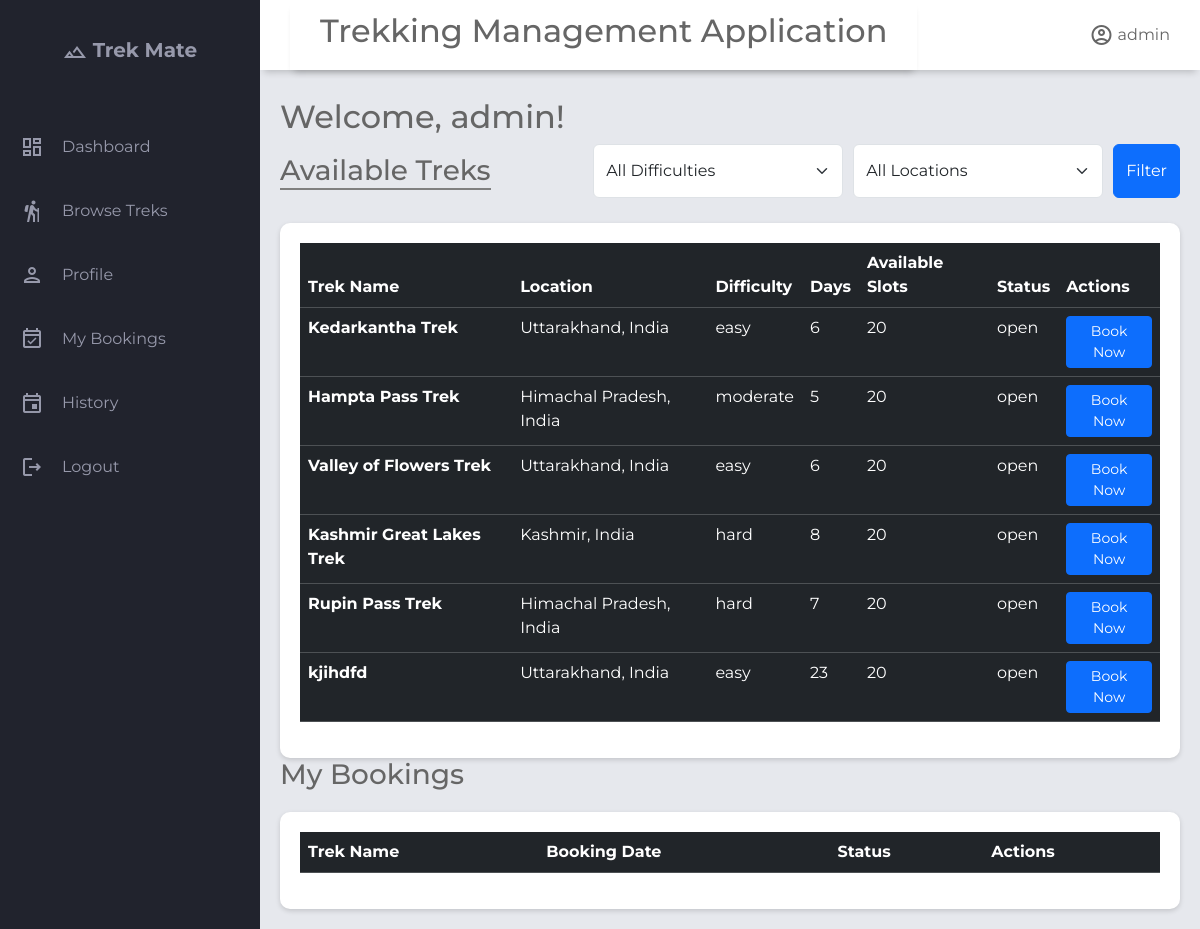
Before: /home/1/dashboard with the older database file.
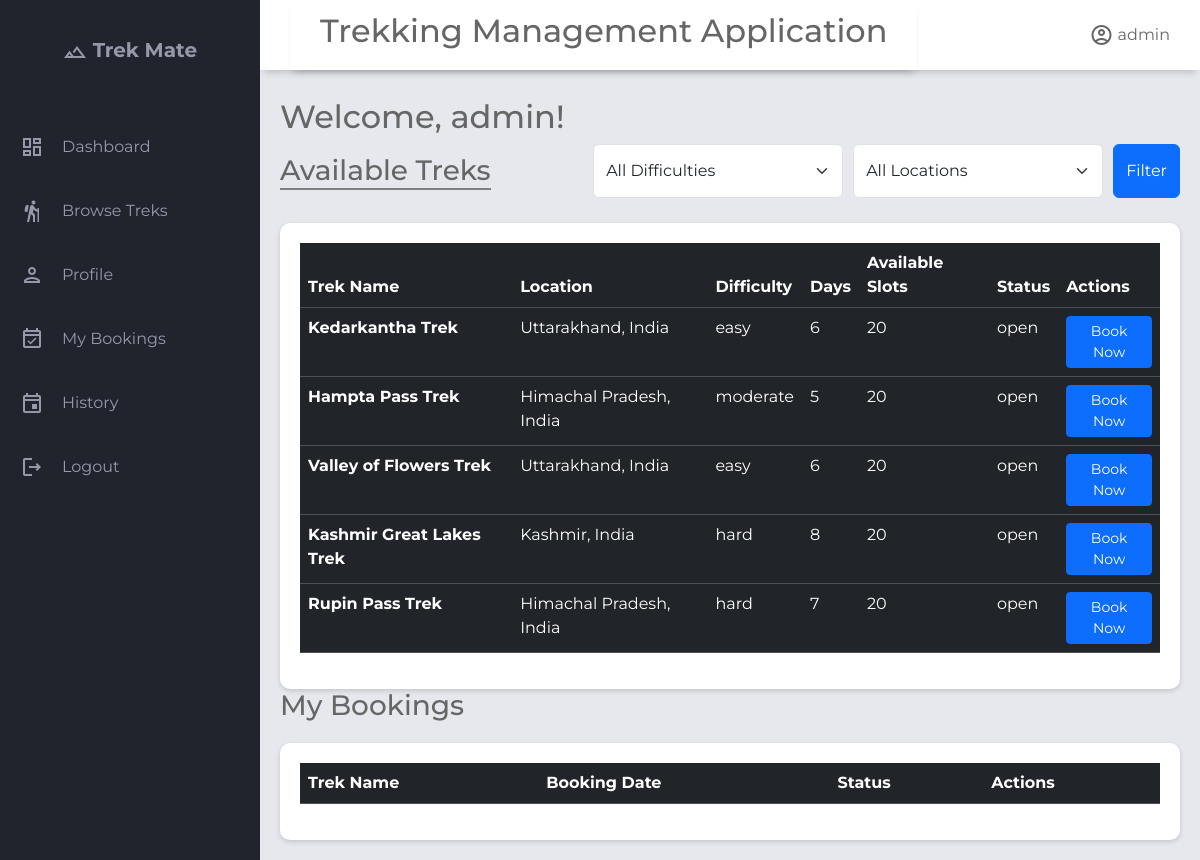
After: the same page with the newer database file.
### application/models.py (models this page shows)
class Trek(db.Model):
    __tablename__='trek'
    id              = db.Column(db.Integer, primary_key=True)
    name            = db.Column(db.String(), nullable=False)
    description     = db.Column(db.Text, nullable=True)
    location        = db.Column(db.String(), nullable=True)
    difficulty      = db.Column(db.String(), nullable=False, default='moderate')  # easy | moderate | hard
    duration_days   = db.Column(db.Integer, nullable=False)
    start_date      = db.Column(db.DateTime, nullable=True)
    end_date        = db.Column(db.DateTime, nullable=True)
    max_slots       = db.Column(db.Integer, nullable=False, default=20)
    available_slots = db.Column(db.Integer, nullable=False, default=20)
    price           = db.Column(db.Numeric, nullable=False, default=0.0)
    status          = db.Column(Enum('open','closed',name='trek_status'),nullable=False, default='pending')
    trek_progress   = db.Column(Enum('upcoming','started','completed',name="trek_progress"),default='upcoming')
    created_at      = db.Column(db.DateTime, default=db.func.now())
    updated_at      = db.Column(db.DateTime, onupdate=db.func.now())
    image           = db.Column(db.String(200))
    assigned_staffs=db.relationship('Staff_profile',secondary='trek_staff_assignment',lazy=True,back_populates='assigned_treks')#many to many relationship
    bookings=db.relationship('Booking',back_populates='trek',lazy=True,cascade="all, delete-orphan")#one to many relationship as one trek can have multiple bookings but not other side, as one booking can belong to a single trek

### application/controller.py (the view)
@app.route("/home/<int:user_id>/dashboard")
def user_dashboard(user_id):
    user=User.query.get_or_404(user_id)
    difficulty=request.args.get("difficulty")
    location=request.args.get("location")
    treks=Trek.query.filter(Trek.status=='open')
    if difficulty:
        treks=treks.filter(Trek.difficulty==difficulty)
    if location:
        treks = treks.filter(Trek.location==location)
    treks=treks.all()
    locations = (
            db.session.query(Trek.location)
            .distinct()
            .order_by(Trek.location)
            .all()
        )
    bookings=Booking.query.filter_by(user_id=user.id).all()
    return render_template("trekker_dash.html",treks=treks,user=user,bookings=bookings,selected_difficulty=difficulty,selected_location=location,locations=locations)

### templates/trekker_dash.html (shortened to what this page needs)
{% extends "trekker_base.html" %}
{% block header_title %}
<h2>Welcome, {{ user.username }}!</h2>
{% endblock %}
{% block content %}
<div class="filter-section">
    <h3 style="border-bottom: 2px solid grey; margin-top: 10px;">Available Treks</h3>
    <form method="GET" style="display: flex; gap: 10px;">
        <select name="difficulty" class="form-select">
            <option value="">All Difficulties</option>
        </select>
        <select name="location" class="form-select">
            <option value="">All Locations</option>
        </select>
        <button type="submit" class="btn btn-primary">
            Filter
        </button>
    </form>
</div>
<section class="table-section">
    <div class="table-content">
        <table class="table table-dark table-hover">
            <thead>
                <tr>
                    <th scope="col">Trek Name</th>
                    <th scope="col">Location</th>
                    <th scope="col">Difficulty</th>
                    <th scope="col">Days</th>
                    <th scope="col">Available Slots</th>
                    <th scope="col">Status</th>
                    <th scope="col">Actions</th>
                </tr>
            </thead>
            <tbody class="table-hover">
                {% for trek in treks %}
                <tr>
                    <th scope="row">{{ trek.name }}</th>
                    <td>{{ trek.location }}</td>
                    <td>{{ trek.difficulty }}</td>
                    <td>{{ trek.duration_days }}</td>
                    <td>{{ trek.available_slots }}</td>
                    <td>{{ trek.status }}</td>
                    <td>
                        <a href="{{ url_for('trek_details',user_id=user.id, trek_id=trek.id) }}"
                            class="btn btn-primary btn-sm">
                            Book Now
                        </a>
                    </td>
                </tr>
                {% endfor %}
            </tbody>
        </table>
    </div>
</section>
<div class="mybookings">
    <h3>My Bookings</h3>
</div>
<section class="table-section">
    <div class="table-content">
        <table class="table table-dark table-hover">
            <thead>
                <tr>
                    <th scope="col">Trek Name</th>
                    <th scope="col">Booking Date</th>
                    <th scope="col">Status</th>
                    <th scope="col">Actions</th>
                </tr>
            </thead>
        </table>
    </div>
</section>
{% endblock %}

Changed rows visible on the page:
removed Trek: name "kjihdfd", location "Uttarakhand, India", difficulty "easy", duration_days "23", available_slots "20", status "open"
